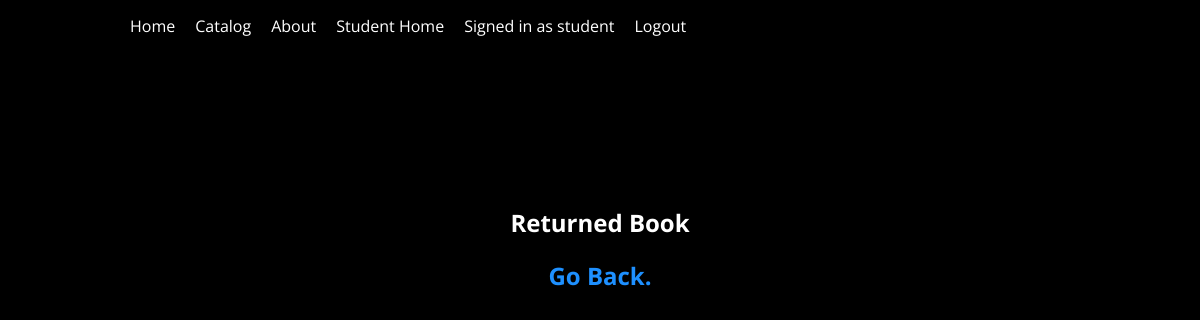
Before: /returnBook.php (signed in) with the older database file.
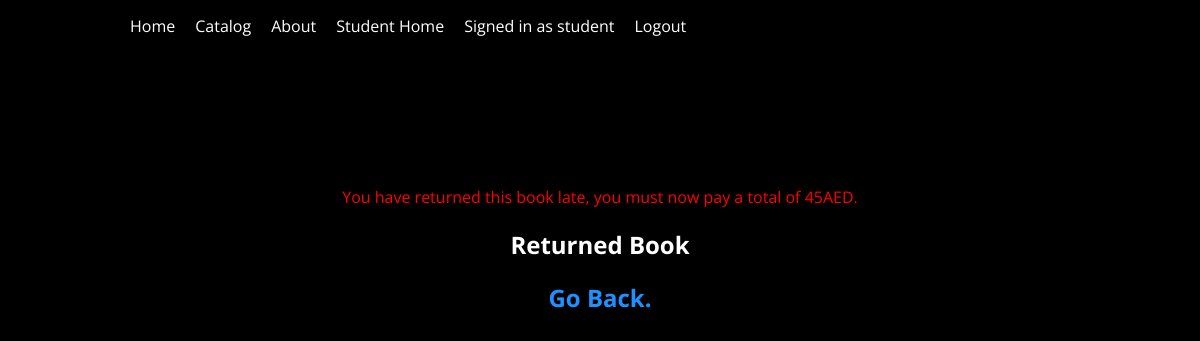
After: the same page with the newer database file.
### tables this page shows
CREATE TABLE `students` (
  `studentID` int(11) NOT NULL,
  `fName` varchar(45) NOT NULL,
  `lName` varchar(45) NOT NULL,
  `faculty` varchar(255) NOT NULL,
  `email` varchar(255) NOT NULL,
  `username` varchar(255) NOT NULL,
  `passwd` varchar(255) NOT NULL,
  `gender` varchar(25) NOT NULL,
  `age` int(11) NOT NULL,
  `anyRent` tinyint(1) NOT NULL,
  `overduePay` float NOT NULL
);

### returnBook.php (the view, shortened to what this page needs)
<?php
require_once('connect.php');
$bookCopyID = $_GET['bookCopyID'];
$studentID = $_SESSION['id'];
?>
<!DOCTYPE html>
<html>
<head>
	<link rel="stylesheet" type="text/css" href="design.css">
</head>
<body>
	<header><?php require_once('header.php') ?> </header>
	<br><br><br><br><br>
	<br><br>
	<br>
	<?php
	$bookCopyQuery = "SELECT * FROM bookCopies WHERE bookCopyID = '$bookCopyID';";
	$bookCopyResult = $mysqli -> query($bookCopyQuery);
	$infoBookCopy = $bookCopyResult -> fetch_array();
	$actualBookID = $infoBookCopy['bookID'];
	$getBook = "SELECT * FROM book WHERE bookID = '$actualBookID';";
	$getBookResult = $mysqli -> query($getBook);
	$infoBook = $getBookResult -> fetch_array();
	$newStock = $infoBook['stock'] + 1;
	$updateStock = "UPDATE book SET stock = '$newStock' WHERE bookID = '$actualBookID';";
	$mysqli -> query($updateStock);
	$getRentDetail = "SELECT * FROM rentDetails WHERE bookCopyID = '$bookCopyID';";
	$resultGetRent = $mysqli -> query($getRentDetail);
	$rowResultGetRent = $resultGetRent -> fetch_array();
	$currentDate = date("Y-m-d");
	$returnDate = $rowResultGetRent['dateOfReturn'];
	if ($currentDate > $returnDate){
		$overduePay = $rowResultGetRent['deposit'];
		$getStudentRecord = "SELECT * FROM students WHERE studentID = '$studentID';";
		$resultGetStudent = $mysqli -> query($getStudentRecord);
		$studentInfo = $resultGetStudent -> fetch_array();
		$newOverduePay = $overduePay + $studentInfo['overduePay'];
	}else{
		$newOverduePay = 0;
	}
	if ($newOverduePay > 0){
		echo " <center><span style='color:red'>You have returned this book late, you must now pay a total of " . $newOverduePay . "AED.</span></center>";
		?>
		<?php
	}
?>
		<center>
		<h2>Returned Book</h2>
		<h2><span class=flatLink><a href="studentProfile.php">Go Back.</a></span></h2>
		</center>
</body>
</html>

### header.php (shortened to what this page needs)
<div id="nav">
	<div id="navWrapper">
		<ul>
			<li><a href="index.php">Home</a></li>
			<li><a href="catalog.php">Catalog</a></li>
			<li><a href="about.php">About</a></li>
<?php
	if (isset($_SESSION['id']) && ($_SESSION['permission'] == 'student'))
	{
?>
			<li><a href="studentHome.php"> Student Home </a><li>
			<li><a href="#">Signed in as student</a></li>
			<li><a href="logout.php">Logout</a><li>
		</ul>
	</div>
</div>
<?php
	}else if (isset($_SESSION['id']) && ($_SESSION['permission'] == 'admin'))
	{
?>
			<li><a href="bookMenu.php">Staff Home</a></li>
			<li><a href="">Signed in as Staff</a></li>
			<li><a href="logout.php">Logout</a></li>
		</ul>
	</div>
</div>
<?php } ?>

### design.css (style rules this page uses)
body { font-family: 'Open Sans', sans-serif; color: white; padding: 10px 20px; margin: 0; overflow-y: scroll; background-color: black; }
.flatLink a { padding: 5px 10px 5px 10px; text-decoration: none; white-space: nowrap; color: dodgerblue; }
#navWrapper { width: 960px; margin: 0 auto; text-align: left; }
#nav ul { list-style: none; padding: 0px; margin: 0px; }
#nav ul li { display: block; position: relative; float: left; }
#nav ul li a { display: block; padding: 5px 10px 5px 10px; text-decoration: none; white-space: nowrap; color: #fff; }

Changed rows visible on the page:
now on this page (row edited): students: overduePay "45"
changed students: overduePay 0 → 45 (drawn)
Other visible differences:
text now shown: "You have returned this book late, you must now pay a total of AED."
